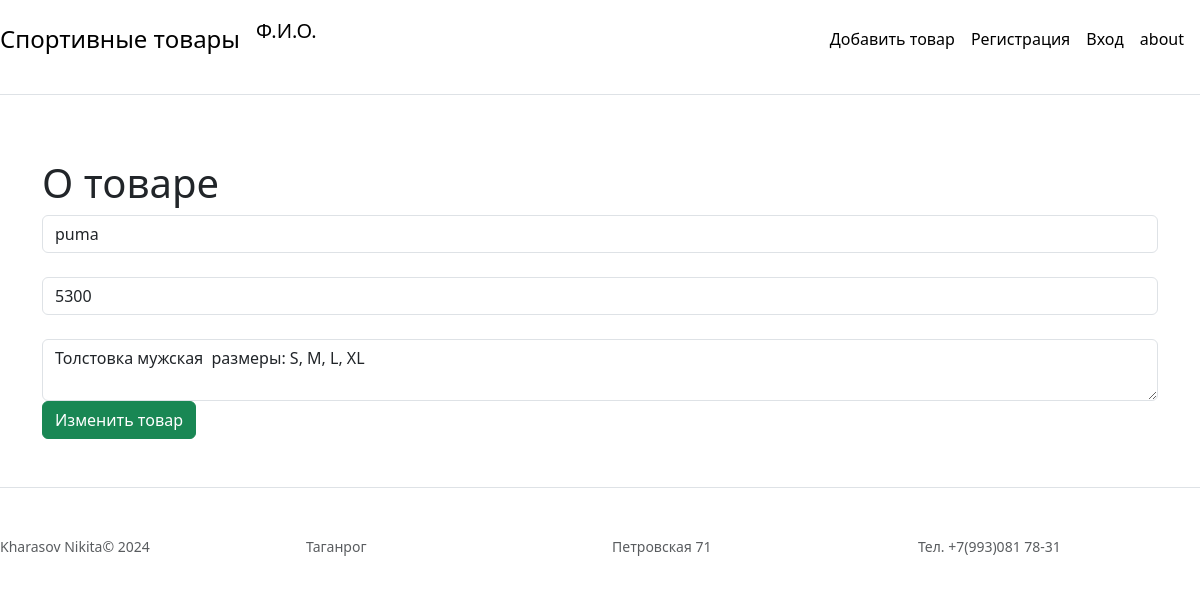
/1/update, run on an earlier commit of the app's database.
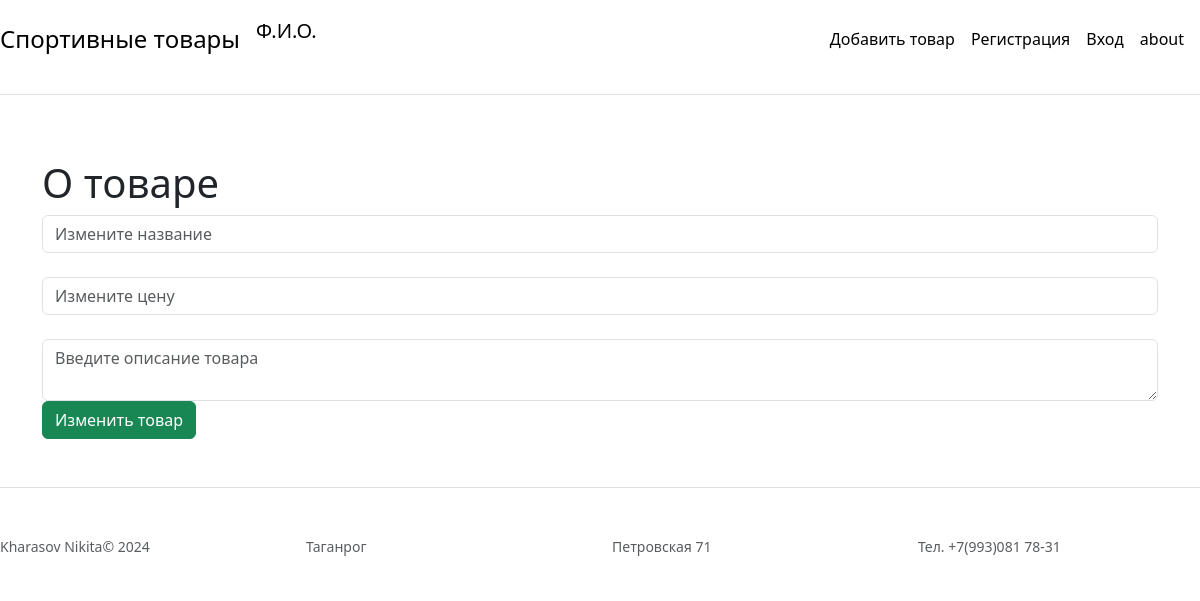
And on a later commit of the database.
### main.py (models this page shows, shortened)
class Item(db.Model):
    id = db.Column(db.Integer, primary_key=True)
    title = db.Column(db.String(100), nullable=False)
    price = db.Column(db.Integer, nullable=False)
    isActive = db.Column(db.Boolean, default=True)
    text = db.Column(db.Text, nullable=False)

### main.py (the view)
@app.route ('/<int:id>/update', methods = ['POST', 'GET'])
def Update(id):
    item = Item.query.get(id)
    if request.method == "POST":
        item.title = request.form['title']
        item.price = request.form['price']
        item.text = request.form['text']
        try:
            db.session.commit()
            return redirect('/index')
        except:
            return "Получилась ошибка"
    else:
        return render_template('update.html', item=item)

### main.py (called while the page is built)
@app.after_request
def redirect_to_signin(response):
    if response.status_code == 401:
        return redirect(url_for('/login') + '?next=' + request.url)
    return response

### templates/update.html (shortened to what this page needs)
{% extends 'base.html' %}
{% block body%}
<header>
    <div class="d-flex flex-column flex-md-row align-items-center pb-3 mb-4 border-bottom">
      <a href="/idnex" class="d-flex align-items-center link-body-emphasis text-decoration-none">
        <span class="fs-4">Спортивные товары</span>
      </a>
          <p class=" p-3 fs-5 d-flex align-items-center link-body-emphasis text-decoration-none padding-left">Ф.И.О.</p>
      <nav class="d-inline-flex mt-2 mt-md-0 ms-md-auto">
        <a class="me-3 py-2 link-body-emphasis text-decoration-none" href="/create">Добавить товар</a>
        <a class="me-3 py-2 link-body-emphasis text-decoration-none" href="/">Регистрация</a>
        <a class="me-3 py-2 link-body-emphasis text-decoration-none" href="/">Вход</a>
        <a class="me-3 py-2 link-body-emphasis text-decoration-none" href="/about">about</a>
      </nav>
    </div>
    <div class="pricing-header p-3 pb-md-4 mx-auto text-center">
    </div>
  </header>
    <div class="container">
        <h1>О товаре</h1>
        <form method="POST">
            <input type="text" class="form-control" name="title" id="title" value="{{ item.title }}" placeholder="Измените название"><br>
            <input type="number" class="form-control" name="price" id="price" value="{{ item.price }}" placeholder="Измените цену"><br>
            <textarea name="text" id="text" class="form-control" placeholder="Введите описание товара">{{ item.text }}</textarea>
            <button class="btn btn-success" type="submit">Изменить товар</button>
        </form>
    </div>
{% endblock %}

### templates/base.html (shortened to what this page needs)
<!DOCTYPE html>
<html lang="en">
<head>
    <link rel="stylesheet" href="https://cdn.jsdelivr.net/npm/bootstrap@5.3.2/dist/css/bootstrap.min.css">
</head>
<body>
{% block body %} {% endblock %}
<footer class="pt-4 my-md-5 pt-md-5 border-top">
    <div class="row">
      <div class="col-12 col-md">
        <small class="d-block mb-3 text-body-secondary">Kharasov Nikita© 2024</small>
      </div>
      <div class="col-6 col-md">
        <small class="d-block mb-3 text-body-secondary">Таганрог</small>
      </div>
      <div class="col-6 col-md">
        <small class="d-block mb-3 text-body-secondary">Петровская 71</small>
      </div>
      <div class="col-6 col-md">
        <small class="d-block mb-3 text-body-secondary">Тел. +7(993)081 78-31</small>
      </div>
    </div>
  </footer>
</body>
</html>

What changed in the data, as far as the page shows it:
removed Item: title "puma", price "5300"
Also different on the page:
form field text: "Толстовка мужская размеры: S, M, L, XL" → (not shown)
